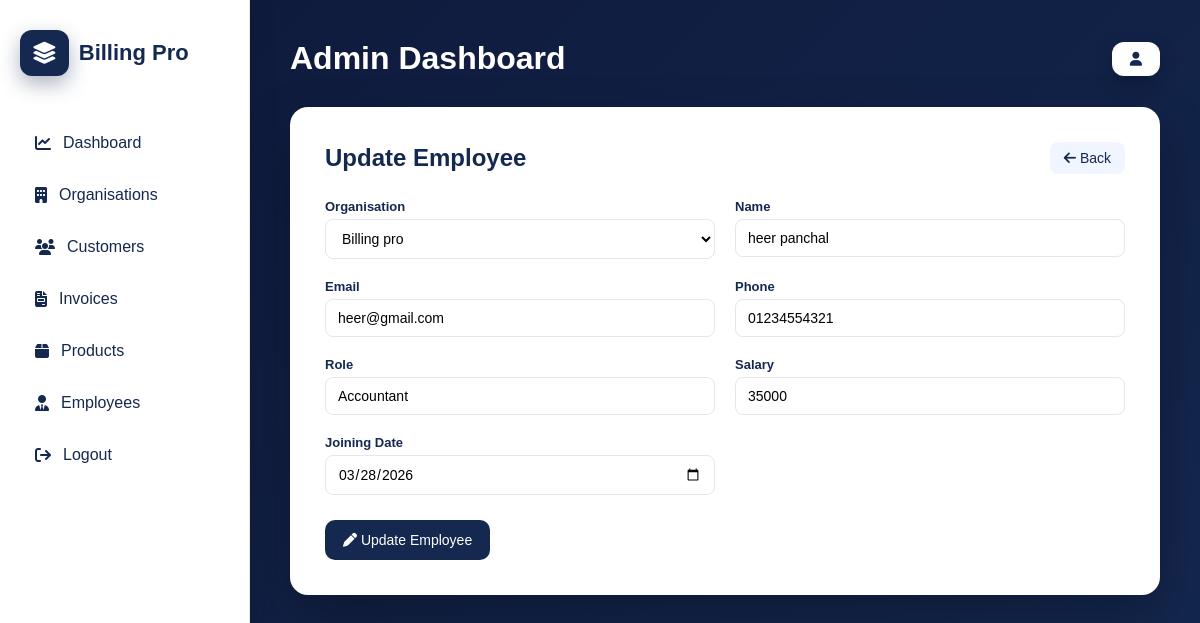
The app's page /adminpanel/employee/update/6/ with its own data.
### organisation/models.py (models this page shows, shortened)
class Employee(models.Model):
    companyName = models.ForeignKey(OrganisationDetails, on_delete=models.CASCADE)
    name = models.CharField(max_length=100)
    email = models.EmailField()
    phone = models.CharField(max_length=15)
    role = models.CharField(max_length=100)
    salary = models.IntegerField()
    joining_date = models.DateField()

class OrganisationDetails(models.Model):
    company_name = models.CharField(max_length=50)
    company_type = models.CharField(max_length=50)
    pan_number = models.CharField(max_length=10)
    gstin_number = models.CharField(max_length=15)
    address_1 = models.CharField(max_length=90)
    address_2 = models.CharField(max_length=90)
    state = models.CharField(max_length=60)
    city = models.CharField(max_length=60)
    pincode = models.CharField(max_length=6)
    full_name = models.CharField(max_length=50)
    phone = models.CharField(max_length=10)
    email  = models.EmailField()
    user_id = models.CharField(max_length=40)
    password_1 = models.CharField(max_length=225)
    password_2 = models.CharField(max_length=225)
    logo = models.ImageField(upload_to='company_logo/', blank=True, null=True)

### adminpanel/views.py (the view, shortened to what this page needs)
# urls.py: path("employee/update/<int:id>/", views.update_employee, name="update_employee"),
def update_employee(request, id):
    employee = get_object_or_404(Employee, id=id)
    orgs = OrganisationDetails.objects.all()
    context = {
        "employee": employee,
        "orgs": orgs
    }
    return render(request, "adminpanel/update_employee.html", context)

### adminpanel/templates/adminpanel/update_employee.html (shortened to what this page needs)
{% extends "adminpanel/base.html" %}
{% block content %}
<div class="form-container">
<div class="form-header">
<h2>Update Employee</h2>
<a href="{% url 'employees' %}" class="back-btn">
<i class="fa-solid fa-arrow-left"></i> Back
</a>
</div>
<form method="POST">
<div class="form-grid">
<div class="form-group">
<label>Organisation</label>
<select name="company">
{% for org in orgs %}
<option value="{{ org.id }}"
{% if org.id == employee.companyName.id %}selected{% endif %}
>
{{ org.company_name }}
</option>
{% endfor %}
</select>
</div>
<div class="form-group">
<label>Name</label>
<input type="text" name="name" value="{{ employee.name }}">
</div>
<div class="form-group">
<label>Email</label>
<input type="email" name="email" value="{{ employee.email }}">
</div>
<div class="form-group">
<label>Phone</label>
<input type="text" name="phone" value="{{ employee.phone }}">
</div>
<div class="form-group">
<label>Role</label>
<input type="text" name="role" value="{{ employee.role }}">
</div>
<div class="form-group">
<label>Salary</label>
<input type="number" name="salary" value="{{ employee.salary }}">
</div>
<div class="form-group">
<label>Joining Date</label>
<input type="date" name="joining_date" value="{{ employee.joining_date|date:'Y-m-d' }}">
</div>
</div>
<div class="form-actions">
<button type="submit" class="save-btn">
<i class="fa-solid fa-pen"></i> Update Employee
</button>
</div>
</form>
</div>
{% endblock %}

### adminpanel/static/adminpanel/css/admin.css (style rules this page uses)
* { margin:0; padding:0; box-sizing:border-box; font-family:'Poppins',sans-serif; }
body { display:flex; min-height:100vh; background:#0f1b3d; color:#1e293b; }
.form-container { background:white; padding:35px; border-radius:18px; box-shadow:0 20px 50px rgba(0,0,0,0.25); margin-top:30px; }
.form-header { display:flex; justify-content:space-between; align-items:center; margin-bottom:25px; }
.form-header h2 { color:#142850; font-size:24px; font-weight:700; }
.back-btn { background:#f1f5ff; color:#142850; padding:8px 14px; border-radius:8px; text-decoration:none; font-size:14px; }
.form-grid { display:grid; grid-template-columns:repeat(2,1fr); gap:20px; }
.form-group { display:flex; flex-direction:column; }
.form-group label { font-size:13px; font-weight:600; color:#142850; margin-bottom:5px; }
.form-group input { padding:10px 12px; border:1px solid #e5e7eb; border-radius:8px; font-size:14px; }
.form-actions { margin-top:25px; }
.save-btn { background:#142850; color:white; padding:12px 18px; border:none; border-radius:10px; font-size:14px; cursor:pointer; transition:0.25s; }
.form-group select { padding:10px 12px; border:1px solid #e5e7eb; border-radius:8px; font-size:14px; background:white; }

### records on screen
Employee: company "Billing pro", name "heer panchal", email "heer@gmail.com", phone "01234554321", role "Accountant", salary "35000", joining_date "03/28/2026"
